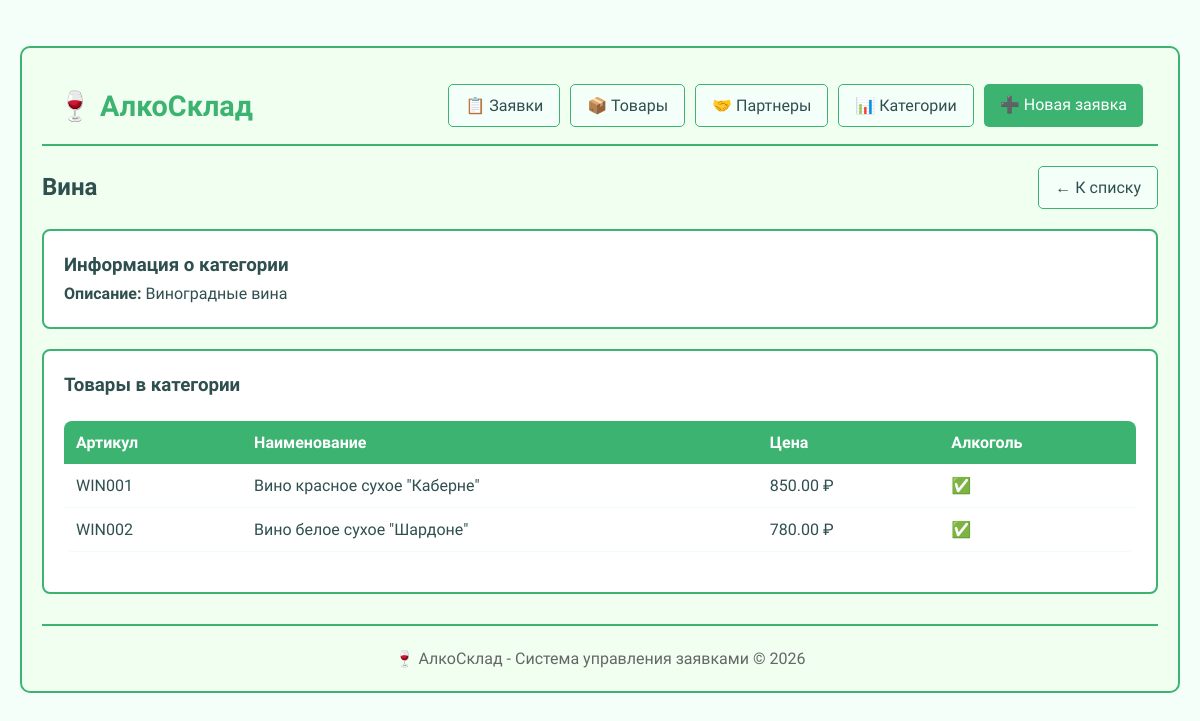
Page /category/1 on the committed database.
### app.py (models this page shows, shortened)
class ProductCategory(db.Model):
    __tablename__ = 'product_categories'
    __table_args__ = {'extend_existing': True}
    id = db.Column(db.Integer, primary_key=True)
    name = db.Column(db.String(255), nullable=False, unique=True)
    description = db.Column(db.Text)
    products = db.relationship('Product', backref='category', lazy=True)

class Product(db.Model):
    __tablename__ = 'products'
    __table_args__ = {'extend_existing': True}
    id = db.Column(db.Integer, primary_key=True)
    article = db.Column(db.String(50), unique=True, nullable=False)
    name = db.Column(db.String(255), nullable=False)
    commercial_name = db.Column(db.String(255))
    unit = db.Column(db.String(20), default='шт')
    base_price = db.Column(db.Numeric(10, 2), nullable=False)
    excise_tax = db.Column(db.Numeric(10, 2), default=0.00)
    license_fee = db.Column(db.Numeric(10, 2), default=0.00)
    is_alcohol = db.Column(db.Boolean, default=False)
    alcohol_content = db.Column(db.Numeric(5, 2), nullable=True)
    volume = db.Column(db.Numeric(10, 3), nullable=True)
    category_id = db.Column(db.Integer, db.ForeignKey('product_categories.id'), nullable=False)
    order_items = db.relationship('OrderItem', backref='product', lazy=True)

### app.py (the view)
@app.route('/category/<int:id>')
def category_detail(id):
    category = ProductCategory.query.get_or_404(id)
    products = Product.query.filter_by(category_id=id).all()
    return render_template('category_detail.html', category=category, products=products)

### templates/category_detail.html (shortened to what this page needs)
﻿{% extends "base.html" %}
{% block content %}
<div style="display: flex; justify-content: space-between; align-items: center; margin-bottom: 20px;">
    <h2>{{ category.name }}</h2>
    <a href="{{ url_for('categories') }}" class="btn">← К списку</a>
</div>
<div style="background: white; border: 2px solid #3CB371; border-radius: 8px; padding: 20px; margin-bottom: 20px;">
    <h3>Информация о категории</h3>
    <p><strong>Описание:</strong> {{ category.description or '—' }}</p>
</div>
<div style="background: white; border: 2px solid #3CB371; border-radius: 8px; padding: 20px;">
    <h3>Товары в категории</h3>
    {% if products %}
    <table>
        <thead>
            <tr>
                <th>Артикул</th>
                <th>Наименование</th>
                <th>Цена</th>
                <th>Алкоголь</th>
            </tr>
        </thead>
        <tbody>
            {% for product in products %}
            <tr>
                <td>{{ product.article }}</td>
                <td>{{ product.name }}</td>
                <td>{{ product.base_price }} ₽</td>
                <td>{% if product.is_alcohol %}✅{% else %}❌{% endif %}</td>
            </tr>
            {% endfor %}
        </tbody>
    </table>
    {% else %}
    <p>В категории нет товаров</p>
    {% endif %}
</div>
{% endblock %}

### static/css/style.css (style rules this page uses)
body { background-color: #F5FFFA; padding: 20px; color: #2F4F4F; line-height: 1.6; }
.btn { background-color: #F5FFFA; color: #2F4F4F; padding: 8px 16px; text-decoration: none; border: 1px solid #3CB371; border-radius: 5px; transition: all 0.3s; display: inline-block; }
table { width: 100%; border-collapse: collapse; margin: 20px 0; background-color: white; border-radius: 8px; overflow: hidden; }
th { background-color: #3CB371; color: white; padding: 12px; text-align: left; }
td { padding: 12px; border-bottom: 1px solid #F0FFF0; }

### templates/base.html (style rules this page uses)
body { font-family: 'Corbel', 'Segoe UI', Tahoma, Geneva, Verdana, sans-serif; }

### rows in the picture
ProductCategory: name "Вина", description "Виноградные вина"
Product: article "WIN001", name "Вино красное сухое \"Каберне\"", base_price "850.00"
Product: article "WIN002", name "Вино белое сухое \"Шардоне\"", base_price "780.00"
